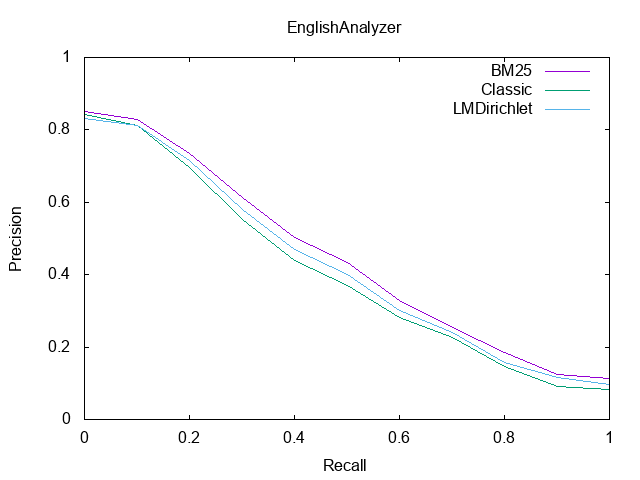

gnuplot code for this plot:
set term png
set output 'result_EnglishAnalyzer.png'
set title 'EnglishAnalyzer'
set ylabel 'Precision'
set xlabel 'Recall'
set xrange [0:1]
set yrange [0:1]
set xtics 0,.2,1
set ytics 0,.2,1

plot 'result_EnglishAnalyzer_BM25Similarity.dat' title 'BM25' with lines, 'result_EnglishAnalyzer_ClassicSimilarity.dat' title 'Classic' with lines, 'result_EnglishAnalyzer_LMDirichletSimilarity.dat' title 'LMDirichlet' with lines
